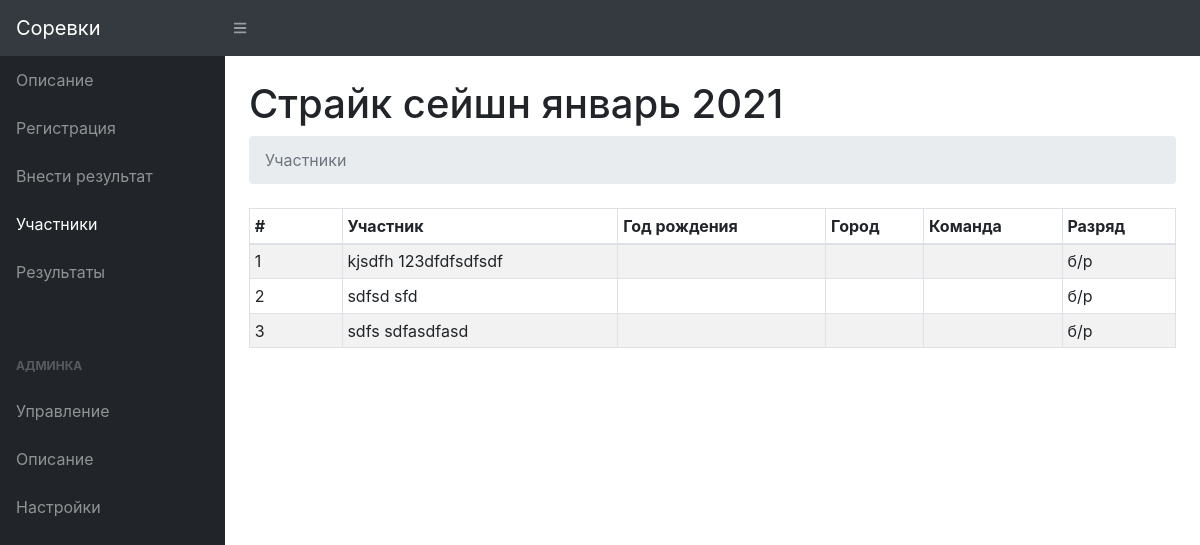
Page /e/1/participants/ (signed in) on the committed database.
### events/models.py (models this page shows, shortened)
class Event(models.Model):
    title = models.CharField(max_length=128)
    date = models.DateField(null=True)
    poster = models.ImageField(upload_to=settings.MEDIA_POSTERS_DIR, blank=True, null=True)
    description = models.TextField(null=True)
    routes_num = models.IntegerField(null=True)
    is_published = models.BooleanField(default=False)
    is_registration_open = models.BooleanField(default=False)
    is_results_allowed = models.BooleanField(default=False)
    is_enter_result_allowed = models.BooleanField(default=False)
    is_count_only_entered_results = models.BooleanField(default=False)
    SCORE_SIMPLE_SUM = 'SUM'
    SCORE_PROPORTIONAL = 'PROP'
    SCORE_TYPE = [
        (SCORE_SIMPLE_SUM, 'Сумма баллов'),
        (SCORE_PROPORTIONAL, 'От кол-ва пролазов'),
    ]
    score_type = models.CharField(max_length=4, choices=SCORE_TYPE, default=SCORE_SIMPLE_SUM)
    flash_points = models.IntegerField(default=100)
    redpoint_points = models.IntegerField(default=80)

class Participant(models.Model):
    first_name = models.CharField(max_length=32)
    last_name = models.CharField(max_length=32)
    birth_year = models.IntegerField(null=True)
    city = models.CharField(null=True, max_length=32)
    team = models.CharField(null=True, max_length=32)
    GRADE_BR = 'BR'
    GRADE_3YOUTH = '3Y'
    GRADE_2YOUTH = '2Y'
    GRADE_1YOUTH = '1Y'
    GRADE_3 = '3C'
    GRADE_2 = '2C'
    GRADE_1 = '1C'
    GRADE_KMS = 'KMS'
    GRADE_MS = 'MS'
    GRADE_MSMK = 'MSMK'
    GRADES = [
        (GRADE_BR, 'б/р'),
        (GRADE_3YOUTH, '3 ю.р.'),
        (GRADE_2YOUTH, '2 ю.р.'),
        (GRADE_1YOUTH, '1 ю.р.'),
        (GRADE_3, '3 сп.р.'),
        (GRADE_2, '2 сп.р.'),
        (GRADE_1, '1 сп.р.'),
        (GRADE_KMS, 'КМС'),
        (GRADE_MS, 'МС'),
        (GRADE_MSMK, 'МСМК'),
    ]
    grade = models.CharField(max_length=4, choices=GRADES, default=GRADE_BR)
    event = models.ForeignKey(Event, on_delete=models.CASCADE, related_name='participant')
    pin = models.PositiveSmallIntegerField(null=True)
    score = models.FloatField(default=0)
    is_entered_result = models.BooleanField(default=False)

### events/views.py (the view)
# urls.py: path('e/<int:event_id>/participants/', views.EventParticipantsView.as_view(), name='event_participants'),
class EventParticipantsView(views.View):
    @staticmethod
    def get(request, event_id):
        event = Event.objects.get(id=event_id)
        participants = Participant.objects.filter(event__id=event_id)
        return render(
            request=request,
            template_name='events/event-participants.html',
            context={
                'event': event,
                'participants': participants,
            }
        )

### events/templates/events/event-participants.html
{% extends 'events/event-base.html' %}
{% block title %}
Участники
{% endblock %}
{% block content %}
{% if event.is_published %}
  <table class="table table-bordered table-hover table-striped table-sm" id="dataTable" width="100%" cellspacing="0">
  <thead>
  <tr>
    <th style="width:10%">#</th>
    <th>Участник</th>
    <th>Год рождения</th>
    <th>Город</th>
    <th>Команда</th>
    <th>Разряд</th>
  </tr>
  </thead>
  <tbody>
  {% for participant in participants %}
  <tr>
    <td>{{ forloop.counter }}</td>
    <td>{{ participant.first_name }} {{ participant.last_name }}</td>
    <td>{% if participant.birth_year is not None %}{{ participant.birth_year }}{% endif %}</td>
    <td>{% if participant.city is not None %}{{ participant.city }}{% endif %}</td>
    <td>{% if participant.team is not None %}{{ participant.team }}{% endif %}</td>
    <td>{{ participant.get_grade_display }}</td>
  </tr>
  {% endfor %}
  </tbody>
</table>
{% else %}
  {% include 'events/snippet-card-banner.html' with message='Событие не опубликовано' %}
{% endif %}
{% endblock %}

### events/templates/events/event-base.html
{% extends 'events/base.html' %}
{% block container %}
<h1 class="mt-4">{{ event.title }}</h1>
<ol class="breadcrumb mb-4">
  <li class="breadcrumb-item active">
    {% block title %} {% endblock %}
  </li>
</ol>
<section class="tab-pane fade show active">
  {% block content %} {% endblock %}
</section>
{% endblock %}

### rows in the picture
Event: title "Страйк сейшн январь 2021"
Participant: first_name "kjsdfh", last_name "123dfdfsdfsdf", grade "б/р"
Participant: first_name "sdfsd", last_name "sfd", grade "б/р"
Participant: first_name "sdfs", last_name "sdfasdfasd", grade "б/р"
